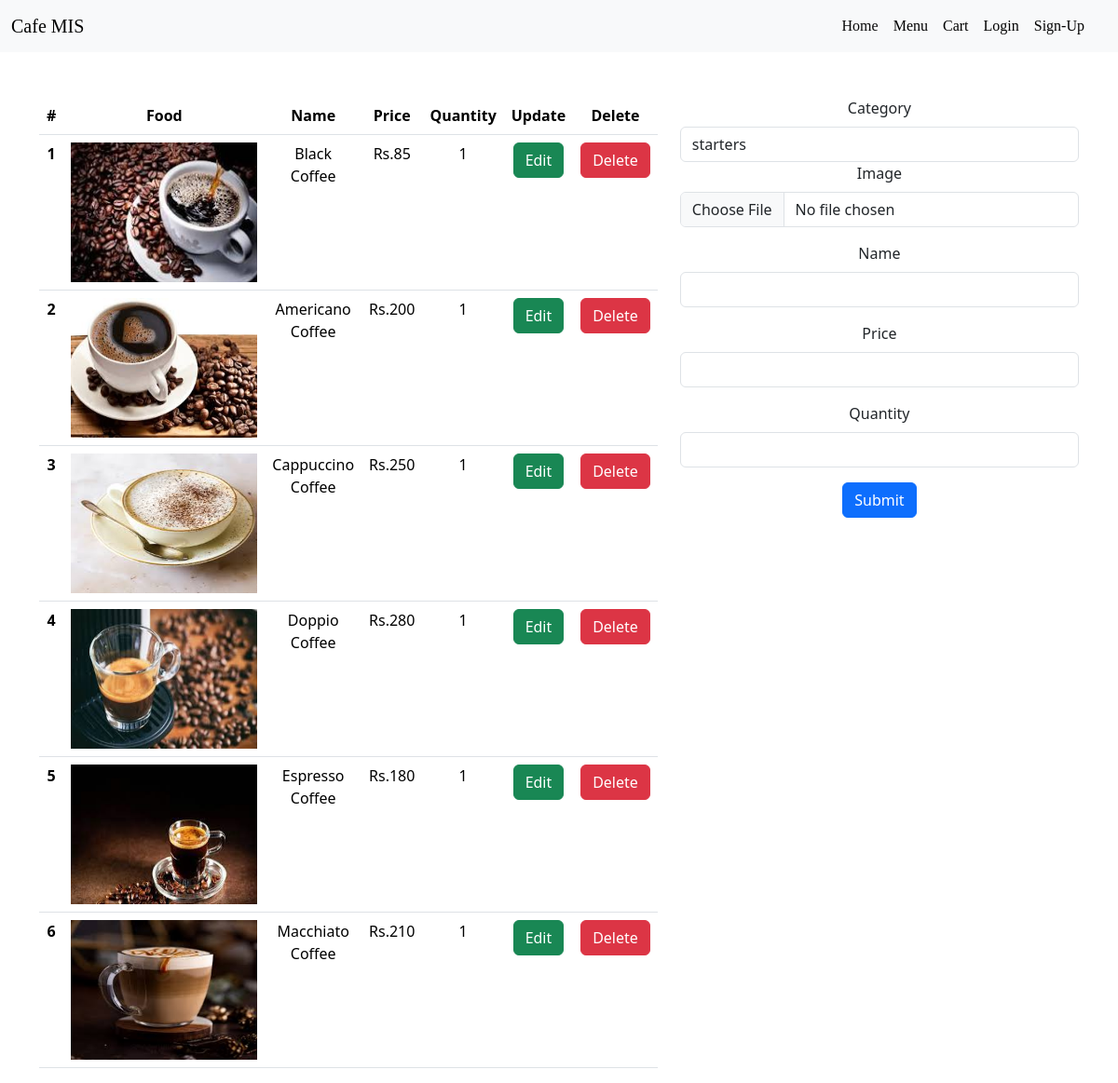
Page /menu/addmenu/ on the committed database.
### menu/models.py (models this page shows)
class amenu(models.Model):
    food_category=models.ForeignKey(category,on_delete=models.CASCADE,null=True,blank=True)
    name = models.CharField( max_length=50)
    price = models.IntegerField()
    picture= models.FileField(upload_to='product/',null=True ,blank=True)
    quantity = models.IntegerField()

### menu/views.py (the view, shortened to what this page needs)
# urls.py: path('addmenu/',addmenu,name='addmenu'),
def addmenu(request):
    p= amenu.objects.all() # sequential data-type
    categories = category.objects.all()
    return render(request, 'menu/addmenu.html',{'menu' : p, 'categories': categories})

### template/menu/addmenu.html (shortened to what this page needs)
{% extends "customer/base.html" %}
{% block page %}
<div class="container text-center mt-5">
    <div class="row ">
      <div class="col">
            <table class="table" style="width: 70%;">
                <thead>
                <tr>
                    <th scope="col">#</th>
                    <th scope="col">Food</th>
                    <th scope="col">Name</th>
                    <th scope="col">Price</th>
                    <th scope="col">Quantity</th>
                    <th scope="col">Update</th>
                    <th scope="col">Delete</th>
                </tr>
                </thead>
                <tbody>
                {% for i in menu %}
                    <tr>
                        <th scope="row">{{i.id}}</th>
                        <td>
                            <img src="{{ i.picture.url }}" width="200" height="150" alt="Image">
                        </td>
                        <td scope="col">{{i.name}}</td>
                        <td scope="col">Rs.{{i.price}}</td>
                        <td scope="col">{{i.quantity}}</td>
                        <td>
                            <a href='/menu/update/{{i.id}}' class='btn btn-success'> Edit </a>
                        </td>
                        <td>
                            <a href='/menu/del/{{i.id}}' class='btn btn-danger'> Delete </a>
                        </td>
                    </tr>
                {% endfor %}
                </tbody>
          </table>
      </div>
      <div class="col">
        <form method='POST' enctype="multipart/form-data" >
            <div class="mb-3">
                <label for="food_category" class="form-label">Category</label>
                    <select id="food_category" name="food_category" class="form-control">
                        {% for category in categories %}
                            <option value="{{ category.id }}">{{ category.name_category }}</option>
                        {% endfor %}
                    </select>
                <div class="mb-3">
                <label for="image" class="form-label">Image</label>
                <input type="file" class="form-control" id="image" name='picture' aria-describedby="emailHelp">
                </div>
            <div class="mb-3">
                <label for="name" class="form-label">Name</label>
                <input type="text" class="form-control" id="name" name='name' aria-describedby="emailHelp">
            </div>
            <div class="mb-3">
                <label for="price" class="form-label">Price</label>
                <input type="text" class="form-control" id="price" name='price' aria-describedby="emailHelp">
            </div>
            <div class="mb-3">
                <label for="quantity" class="form-label">Quantity</label>
                <input type="text" class="form-control" id="quantity" name='quantity' aria-describedby="emailHelp">
            </div>
            <button type="submit" class="btn btn-primary">Submit</button>
        </form>
        </div>
    </div>
</div>
{% endblock page %}

### rows in the picture
amenu: id "1", picture (picture), name "Black Coffee", price "85", quantity "1"
amenu: id "2", picture (picture), name "Americano Coffee", price "200", quantity "1"
amenu: id "3", picture (picture), name "Cappuccino Coffee", price "250", quantity "1"
amenu: id "4", picture (picture), name "Doppio Coffee", price "280", quantity "1"
amenu: id "5", picture (picture), name "Espresso Coffee", price "180", quantity "1"
amenu: id "6", picture (picture), name "Macchiato Coffee", price "210", quantity "1"

### other values in the picture
form field food_category "starters"
